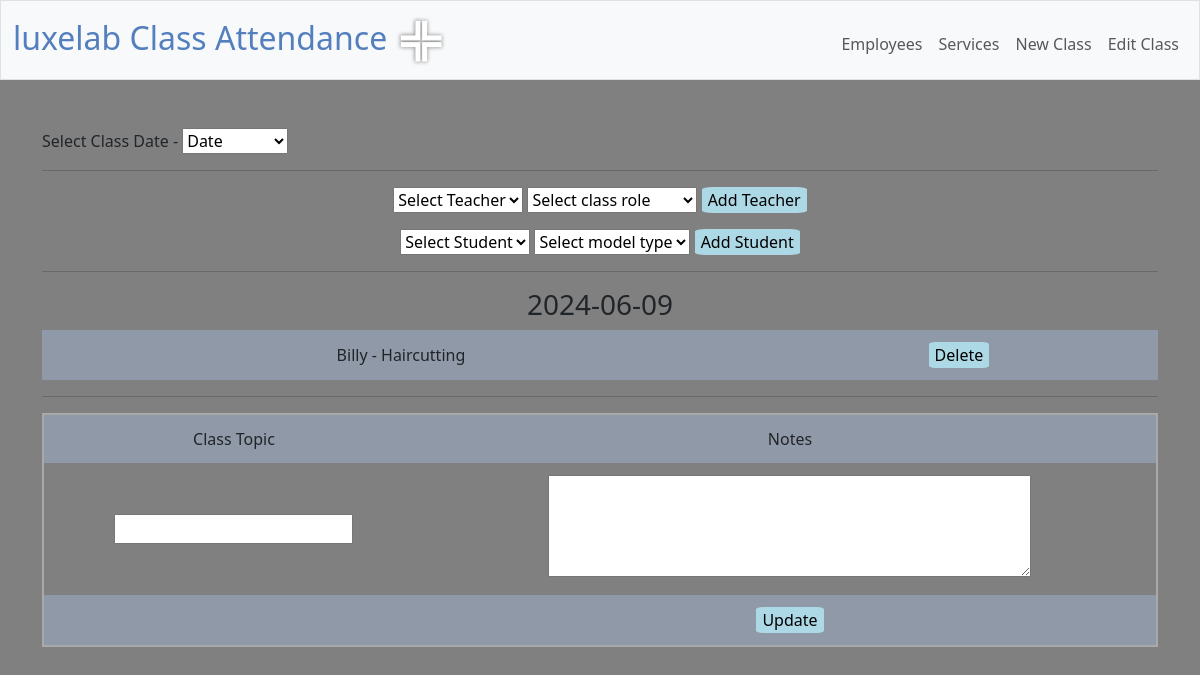
The app's page /class_edit, older data.
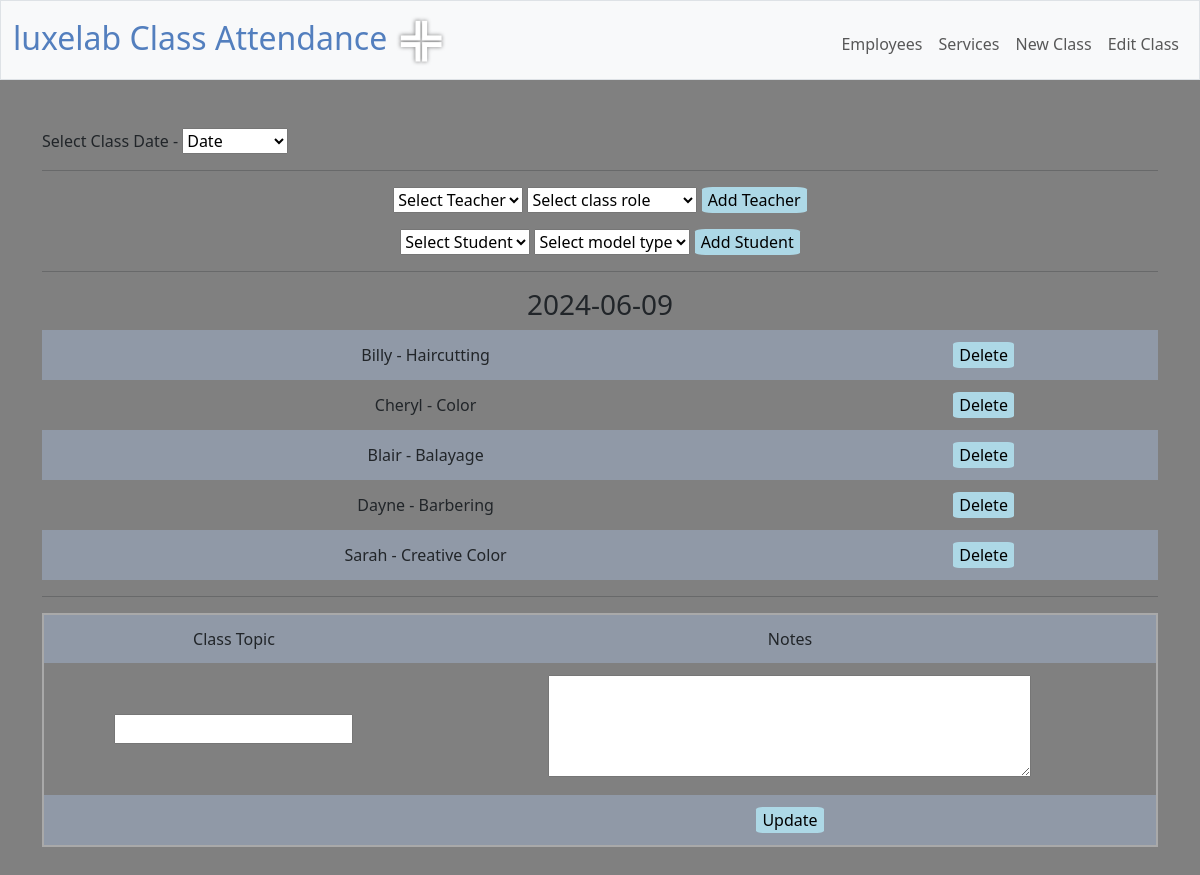
The same page, newer data.
### models.py (models this page shows)
class Base(MappedAsDataclass, DeclarativeBase):
    pass

class Classes(Base):
    __tablename__ = "classes"
    id: Mapped[int] = mapped_column(primary_key=True, init=False)
    class_date: Mapped[date]
    theory_topic: Mapped[Optional[str]]
    notes: Mapped[Optional[str]]
    class_joins = relationship("Class_join", back_populates="classes")

class Class_join(Base):
    __tablename__ = "class_join"
    id: Mapped[int] = mapped_column(primary_key=True, init=False)
    class_id: Mapped[int] = mapped_column(ForeignKey("classes.id"))
    employee_id: Mapped[int] = mapped_column(ForeignKey("employees.id"))
    service_id: Mapped[int] = mapped_column(ForeignKey("services.id"))
    classes: Mapped[list["Classes"]]= relationship("Classes", back_populates="class_joins")
    employees: Mapped[list["Employees"]] = relationship("Employees", back_populates="class_joins")
    services: Mapped[list["Services"]] = relationship("Services", back_populates="class_joins")

class Employees(Base):
    __tablename__ = "employees"
    id: Mapped[int] = mapped_column(primary_key=True, init=False)
    name: Mapped[str]
    role: Mapped[int]
    active: Mapped[int]
    class_joins = relationship("Class_join", back_populates="employees")

class Services(Base):
    __tablename__ = "services"
    id: Mapped[int] = mapped_column(primary_key=True,init=False)
    service: Mapped[str]
    service_type: Mapped[int]
    class_joins = relationship("Class_join", back_populates="services")

### app.py (the view)
@app.route("/class_edit", methods=["GET", "POST"])
def class_edit():
    if request.method == "POST":
        date = request.form.get("class_date")
        teacher = request.form.get("employee")
        service = request.form.get("services")
        class_id = request.form.get("class_id")
        print(date, class_id, teacher, service)
        stmt = text("INSERT INTO class_join (class_id, employee_id, service_id) VALUES (:class_id, :teacher_id, :service_id)")
        data = {"class_id": class_id, "teacher_id": teacher, "service_id": service}
        with engine.begin() as connection:
            connection.execute(stmt, data)
        return redirect(f"/class_edit?date={date}")
    else:
        stmt = text("SELECT * from classes")
        stmt = text("SELECT class_date FROM classes ORDER BY class_date DESC")
        with engine.begin() as connection:
            dates = []
            for row in connection.execute(stmt):
                dates_dict = {
                    'date': row[0]
                }
                dates.append(dates_dict)
            if not dates:
                    return apology("There are no existing classes")
        cDate=[]
        if request.args.get("date") is not None:
            cDate.append ({"date": request.args.get("date")})
        else:
            cDate.append(dates[0])
        stmt = text("SELECT * from services WHERE service_type = 0 ORDER BY service")
        with engine.connect()  as connection:
            teacher_services = []
            for row in connection.execute(stmt):
                services_dict = {
                    'id': row[0],
                    'service': row[1]
                }
                teacher_services.append(services_dict)
        stmt = text("SELECT * from services WHERE service_type = 1 ORDER BY service")
        with engine.connect()  as connection:
            student_services = []
            for row in connection.execute(stmt):
                services_dict = {
                    'id': row[0],
                    'service': row[1]
                }
                student_services.append(services_dict)
        stmt = text("SELECT * from employees WHERE role = 0 AND active = 1 ORDER BY name")
        with engine.connect() as connection:
            teachers = []
            for row in connection.execute(stmt).fetchall():
                teacher_dict = {
                    'id': row[0],
                    'name': row[1]
                }
                teachers.append(teacher_dict)
        stmt = text("SELECT * from employees WHERE role = 1 AND active = 1 ORDER BY name")
        with engine.connect() as connection:
            students = []
            for row in connection.execute(stmt).fetchall():
                teacher_dict = {
                    'id': row[0],
                    'name': row[1]
                }
                students.append(teacher_dict)
            stmt = text("SELECT id from classes WHERE class_date = :date")
            with engine.connect() as connection:
                class_id = connection.execute(stmt, cDate).fetchone()
                classID = class_id[0]
            stmt = text("SELECT class_join.id, classes.id, classes.class_date, employees.id, employees.name, services.service, classes.theory_topic, classes.notes FROM class_join " \
            "JOIN classes ON classes.id = class_join.class_id " \
            "JOIN employees ON employees.id = class_join.employee_id " \
            "JOIN services ON services.id = class_join.service_id " \
            "WHERE classes.class_date = :date " \
            "ORDER BY employees.role, employees.name")
            with engine.connect() as connection:
                classes = []
                for row in connection.execute(stmt, cDate):
                    result_dict = {
                        'class_join_id': row[0],
                        'class_id': row[1],
                        'class_date': row[2],
                        'employee_name': row[4],
                        'service_name': row[5],
                        'theory_topic': row[6],
                        'notes': row[7]
                    }
                    classes.append(result_dict)
        return render_template("/class_edit.html",  classID=classID, dates=dates, date=cDate, teachers=teachers, students=students, teacher_services=teacher_services, student_services=student_services, classes=classes)

### app.py (called while the page is built)
@app.after_request
def after_request(response):
    response.headers["Cache-Control"] = "no-cache, no-store, must-revalidate"
    response.headers["Expires"] = 0
    response.headers["Pragma"] = "no-cache"
    return response

### templates/class_edit.html (shortened to what this page needs)
{% extends "layout.html" %}
{% block main %}
{% if date %}
<div style="text-align: left;">
    <form method="get" action="/class_edit">
        Select Class Date -
        <select name="date" onchange="this.form.submit()">
            <option value="" selected disabled hidden>Date</option>
        </select>
    </form>
</div>
<hr>
<div>
    <form method="post" action="/class_edit">
        <select name="employee" id="employeeDropdown" required>
            <option value="" selected disabled hidden>Select Teacher</option>
        </select>
        <select name="services" id="servicesDropdown" required>
            <option value="" selected disabled hidden>Select class role</option>
        </select>
        <input type="submit" name="add_employee" value="Add Teacher">
    </form>
    <form method="post" action="/class_edit">
        <select name="employee" id="employeeDropdown" required>
            <option value="" selected disabled hidden>Select Student</option>
        </select>
        <select name="services" id="servicesDropdown" required>
            <option value="" selected disabled hidden>Select model type</option>
        </select>
        <input type="submit" name="add_employee" value="Add Student">
    </form>
    <hr>
    {% endif %}
<div>
    <h3>{{date[0].date}}</h3>
    {% if classes %}
        <table>
            {% for class in classes %}
            <tr>
                <td>
                    {{ class.employee_name }} -
                    {{ class.service_name }}
                </td>
                <td><input type="button" name="delete{{class.class_join_id}}" id="{{class.class_join_id}}" value="Delete" onclick="deleteClassEntry({{class.class_join_id}}, '{{date[0].date}}')"></td>
            </tr>
            {% endfor %}
        </table>
        <hr>
        <form method="post" action="/class_update">
            <table style="border: 2px solid darkgray;">
                <tr>
                    <td>Class Topic</td>
                    <td>Notes</td>
                </tr>
                <tr>
                    <td>
                        <input type="text" name="theory_topic", value="{{classes[0].theory_topic}}">
                    </td>
                    <td>
                        <textarea name="notes" rows="4" cols="50">{{classes[0].notes}}</textarea>
                    </td>
                </tr>
                <tr style="align-content: center;">
                    <td></td>
                    <td>
                        <input type="submit" name="update" value="Update" style="border-radius: 10%; background-color: lightblue; border: none;">
                    </td>
                </tr>
            </table>
        </form>
{% else %}
    <p>This class is currently empty</p>
{% endif %}
</div>
</div>
{% endblock %}

### templates/layout.html (shortened to what this page needs)
<!DOCTYPE html>
<html lang="en">
    <head>
        <link href="https://cdn.jsdelivr.net/npm/bootstrap@5.3.2/dist/css/bootstrap.min.css" rel="stylesheet">
        <link href="/static/styles.css" rel="stylesheet">
    </head>
    <body>
        <nav class="bg-light border navbar navbar-expand-md navbar-light">
            <div class="container-fluid">
                <a class="navbar-brand" href="/"><span class="blue">luxelab Class Attendance <img src="/static/logo_clear.png" alt="luxelab logo" style="width: 50px; height: 50px;"></span></a>
                <div class="collapse navbar-collapse" id="navbar">
                    {% if session["user_id"] %}
                        <ul class="navbar-nav me-auto mt-2">
                            <li class="nav-item"><a class="nav-link" href="/quote">Quote</a></li>
                            <li class="nav-item"><a class="nav-link" href="/buy">Buy</a></li>
                            <li class="nav-item"><a class="nav-link" href="/sell">Sell</a></li>
                            <li class="nav-item"><a class="nav-link" href="/history">History</a></li>
                            <li class="nav-item"><a class="nav-link" href="/addfunds">Add Funds</a></li>
                            <li class="nav-item"><a class="nav-link" href="/changepassword">Change Password</a></li>
                        </ul>
                        <ul class="navbar-nav ms-auto mt-2">
                            <li class="nav-item"><a class="nav-link" href="/logout">Log Out</a></li>
                        </ul>
                    {% else %}
                        <ul class="navbar-nav ms-auto mt-2">
                            <li class="nav-item"><a class="nav-link" href="/employees">Employees</a></li>
                            <li class="nav-item"><a class="nav-link" href="/services">Services</a></li>
                            <li class="nav-item"><a class="nav-link" href="/class_add">New Class</a></li>
                            <li class="nav-item"><a class="nav-link" href="/class_edit">Edit Class</a></li>
                        </ul>
                    {% endif %}
                </div>
            </div>
        </nav>
        <main class="container py-5 text-center">
            {% block main %}{% endblock %}
        </main>

### static/styles.css (style rules this page uses)
input[type="submit"], input[type="button"] { border-radius: 10%; background-color: lightblue; border: none; }
body { background-color: gray; }
nav .navbar-brand { font-size: xx-large; }
nav .navbar-brand .blue { color: #537fbe; }
table { background-color: transparent; margin-bottom: 1rem; width: 100%; }
table th, table td { padding: 0.75rem; vertical-align: middle; }
tbody tr:nth-of-type(odd) { background-color: rgb(179, 208, 255, 0.3) }

Row changes from the older to the newer data that the page shows:
added Class_join: employee_name "Cheryl", service_name "Color"
added Class_join: employee_name "Blair", service_name "Balayage"
added Class_join: employee_name "Dayne", service_name "Barbering"
added Class_join: employee_name "Sarah", service_name "Creative Color"
